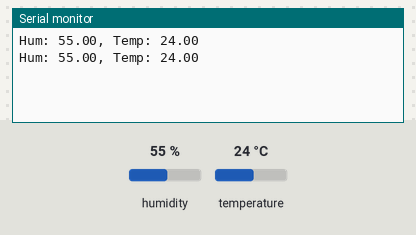
The sketch below on a simulated Arduino Uno, built with avr-gcc and run on an emulated ATmega328P. Shown: the last lines printed to the serial monitor. The test bench sets the inputs (shaded band); at power-on: humidity 55 %, temperature 24 °C.

Above: at 2.8 s.
2.9 s: humidity set to 22 %
At 4.7 s:
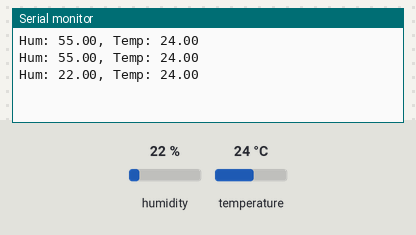
5.6 s: temperature set to 12 °C
At 7.1 s:
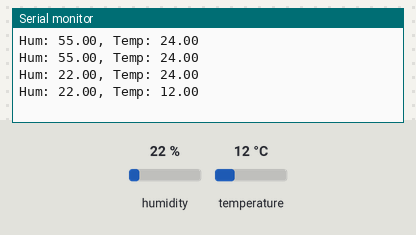
8.3 s: humidity set to 40 %
At 10.8 s:
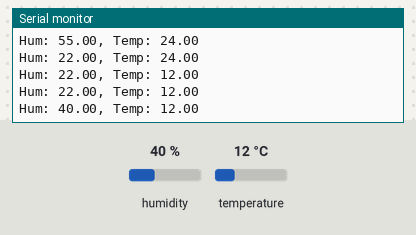
Timing chart, 0 to 12.3 s (numbered marks = the images above; inputs shaded):
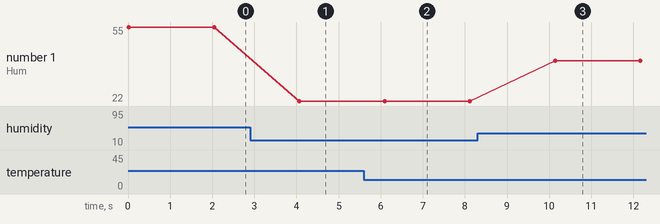

The sketch:

arduino-program-reading-sensory-data.ino
```cpp
#include "DHT.h" // DHT - Digital Humidity Temp Sensor

DHT dht(2,DHT11);
// creating an object, data pin of DHT is with Pin2


void setup() {
  // configure your hardware
  dht.begin();
  // it will start transmitting data
  Serial.begin(9600);
  // debugging monitor with a speed of 9600bps (BaudRate)

}

void loop() {
  // put your main code here, to run repeatedly:
 float hum;
 float temp;
 hum=dht.readHumidity();
 temp=dht.readTemperature();

 Serial.print("Hum: ");
 Serial.print(hum); // %
 Serial.print(", Temp: ");
 Serial.println(temp); // oC
 delay(2000); // 2 seconds of delay

}
```

Measured:
- after the input at 2.9 s, the serial monitor: prints a new line after 1.2 s (image 1)
- after the input at 5.6 s, the serial monitor: prints a new line after 0.50 s (image 2)
- after the input at 8.3 s, the serial monitor: prints a new line after 1.8 s (image 3)
- plotted number 1: 55 → 22 after the input at 2.9 s, 22 → 40 after the input at 8.3 s
